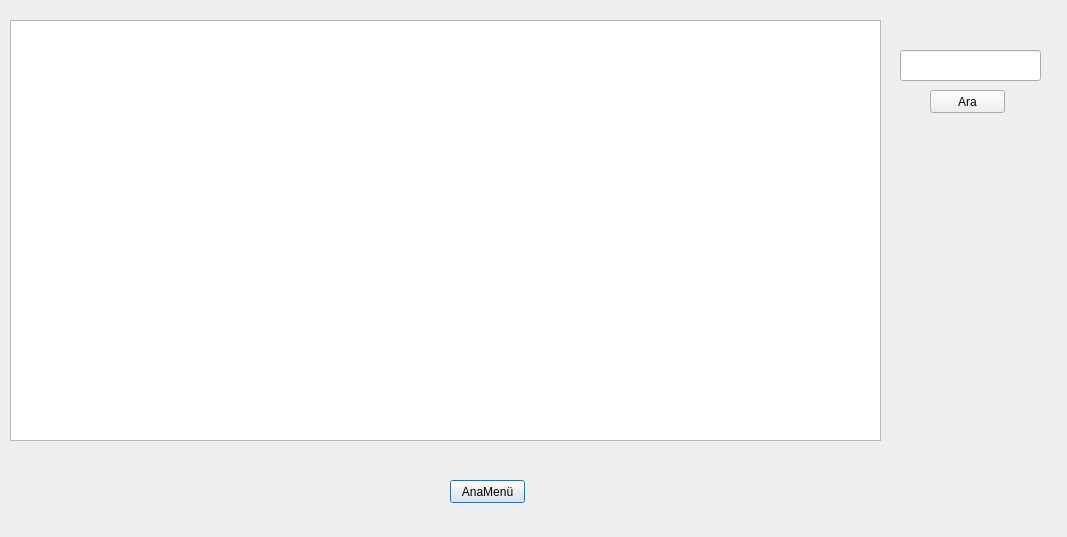
<?xml version="1.0" encoding="UTF-8"?>
<ui version="4.0">
 <class>showSatisTable</class>
 <widget class="QDialog" name="showSatisTable">
  <property name="geometry">
   <rect>
    <x>0</x>
    <y>0</y>
    <width>1067</width>
    <height>537</height>
   </rect>
  </property>
  <property name="windowTitle">
   <string>Satış Tablosu</string>
  </property>
  <widget class="QTableWidget" name="tbl_satis">
   <property name="geometry">
    <rect>
     <x>10</x>
     <y>20</y>
     <width>871</width>
     <height>421</height>
    </rect>
   </property>
  </widget>
  <widget class="QPushButton" name="btn_anamenu">
   <property name="geometry">
    <rect>
     <x>450</x>
     <y>480</y>
     <width>75</width>
     <height>23</height>
    </rect>
   </property>
   <property name="text">
    <string>AnaMenü</string>
   </property>
  </widget>
  <widget class="QPushButton" name="btn_ara">
   <property name="geometry">
    <rect>
     <x>930</x>
     <y>90</y>
     <width>75</width>
     <height>23</height>
    </rect>
   </property>
   <property name="text">
    <string>Ara</string>
   </property>
  </widget>
  <widget class="QLineEdit" name="txt_ara">
   <property name="geometry">
    <rect>
     <x>900</x>
     <y>50</y>
     <width>141</width>
     <height>31</height>
    </rect>
   </property>
  </widget>
 </widget>
 <resources/>
 <connections/>
</ui>
